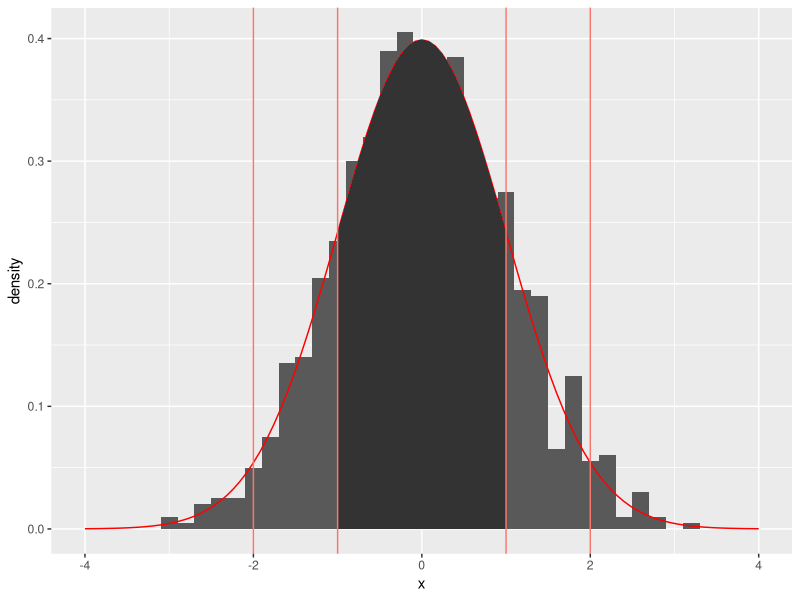
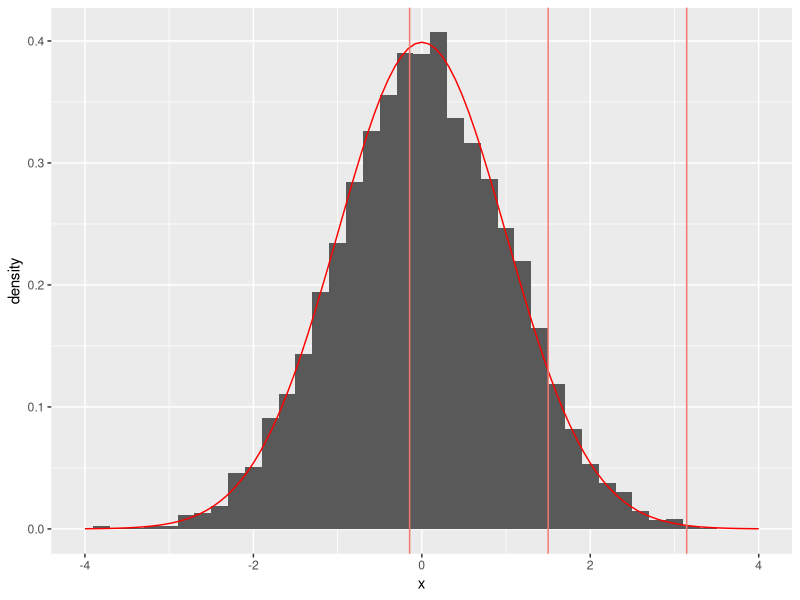

Source code (R) for these figures, in order:
## ---- chunk 1
knitr::opts_chunk$set(echo = TRUE)
if(!require("ggplot2")) { install.packages('ggplot2', repos = "http://cran.us.r-project.org"); library("ggplot2") }
## ---- chunk 2
df1 <- data.frame(x = rnorm(1000))
p1 <- ggplot(df1, aes(x)) + theme(legend.position="none") + xlim(-4, 4)
p1 <- p1 + geom_histogram(aes(y=after_stat(density)), binwidth=0.2, na.rm=TRUE)
p1 <- p1 + stat_function(fun=dnorm, args=list(mean=0, sd=1), colour="red")
p1 <- p1 + stat_function(fun=dnorm, xlim = c(-1, 1), geom = "area")
vline_data = data.frame(x_int = c(-2, -1, 1, 2))
p1 + geom_vline(aes(xintercept=x_int, colour="red"), vline_data)
## ---- chunk 3
n <- 10000
df2 <- data.frame(x = rnorm(n))
z_95 <- qnorm(0.95)

X2 <- 1.5
low_95 <- X2 - z_95
high_95 <- X2 + z_95
## ---- chunk 4
p2 <- ggplot(df2, aes(x)) + theme(legend.position="none") + xlim(-4, 4)
p2 <- p2 + geom_histogram(aes(y=after_stat(density)), binwidth=0.2, na.rm=TRUE)
p2 <- p2 + stat_function(fun=dnorm, args=list(mean=0, sd=1), colour="red")
vline_data = data.frame(x_int = c(low_95, X2, high_95))
p2 + geom_vline(aes(xintercept=x_int, colour="red"), vline_data)
